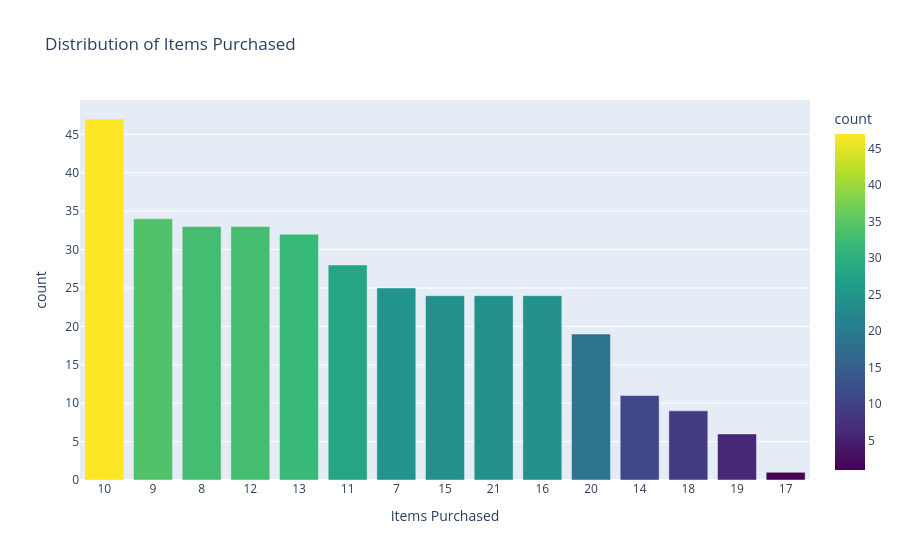

The code cell stored with this chart in its notebook:
### Code cell
# Ensure 'Items Purchased' is treated as a categorical variable to put all values in x axis
items_counts['Items Purchased'] = items_counts['Items Purchased'].astype(str)
fig = px.bar(items_counts, x='Items Purchased', y='count', 
             title='Distribution of Items Purchased', 
             color='count', color_continuous_scale='Viridis')
fig.show()

### Figure 1 — Plotly figure (JSON) as saved in the notebook; plotly's stock layout.template omitted (floating-point values rounded to 4 significant figures)
{"data": [{"hovertemplate": "Items Purchased=%{x}<br>count=%{marker.color}<extra></extra>", "legendgroup": "", "marker": {"color": [47, 34, 33, 33, 32, 28, 25, 24, 24, 24, 19, 11, 9, 6, 1], "coloraxis": "coloraxis", "pattern": {"shape": ""}}, "name": "", "orientation": "v", "showlegend": false, "textposition": "auto", "type": "bar", "x": ["10", "9", "8", "12", "13", "11", "7", "15", "21", "16", "20", "14", "18", "19", "17"], "xaxis": "x", "y": [47, 34, 33, 33, 32, 28, 25, 24, 24, 24, 19, 11, 9, 6, 1], "yaxis": "y"}], "layout": {"barmode": "relative", "coloraxis": {"colorbar": {"title": {"text": "count"}}, "colorscale": [[0, "#440154"], [0.1111, "#482878"], [0.2222, "#3e4989"], [0.3333, "#31688e"], [0.4444, "#26828e"], [0.5556, "#1f9e89"], [0.6667, "#35b779"], [0.7778, "#6ece58"], [0.8889, "#b5de2b"], [1, "#fde725"]]}, "legend": {"tracegroupgap": 0}, "title": {"text": "Distribution of Items Purchased"}, "xaxis": {"anchor": "y", "domain": [0, 1], "title": {"text": "Items Purchased"}}, "yaxis": {"anchor": "x", "domain": [0, 1], "title": {"text": "count"}}}}
